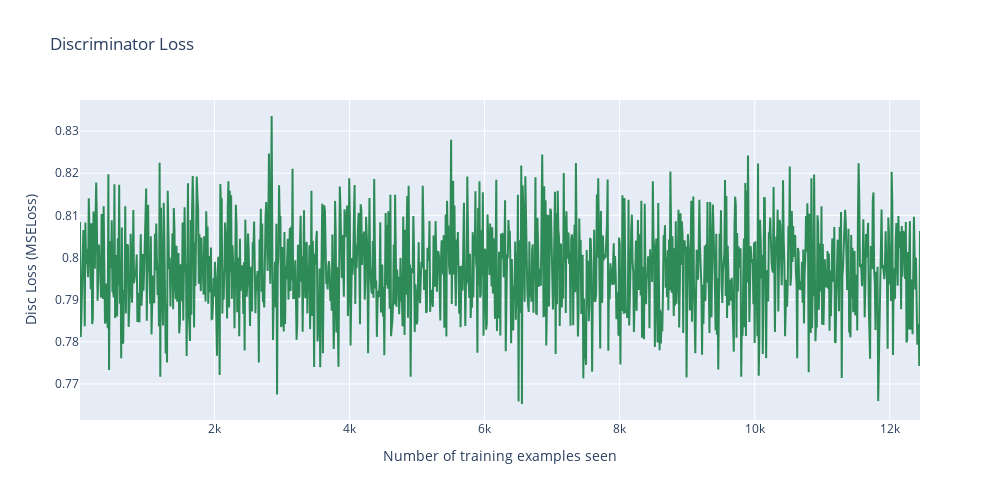

The code cell stored with this chart in its notebook:
### Code cell
fig = go.Figure()
fig.add_trace(go.Scatter(x=counter, y=disc_losses, mode='lines', name='Discriminator Loss', marker_color='seagreen'))

fig.update_layout(
    width=1000,
    height=500,
    title="Discriminator Loss",
    xaxis_title="Number of training examples seen",
    yaxis_title="Disc Loss (MSELoss)"),
fig.show()

plt.plot(counter, disc_losses)

### Figure 1 — Plotly figure (JSON) as saved in the notebook; plotly's stock layout.template omitted (floating-point values rounded to 4 significant figures; data arrays with more than 128 entries replaced by an {"elided": "..."} marker saying what was removed)
{"data": [{"marker": {"color": "seagreen"}, "mode": "lines", "name": "Discriminator Loss", "type": "scatter", "x": {"elided": "1246 int values"}, "y": {"elided": "1246 float values"}}], "layout": {"height": 500, "title": {"text": "Discriminator Loss"}, "width": 1000, "xaxis": {"title": {"text": "Number of training examples seen"}}, "yaxis": {"title": {"text": "Disc Loss (MSELoss)"}}}}
